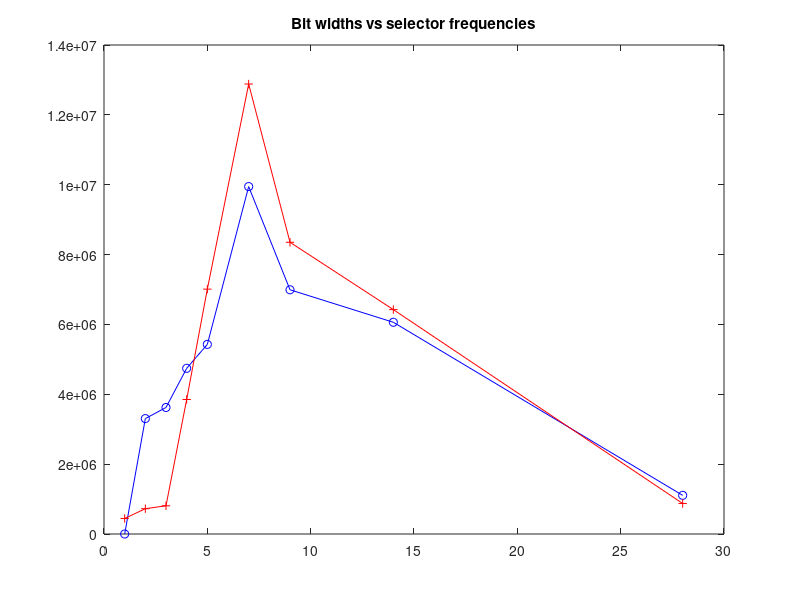

The MATLAB script that drew this image:

data = csvread('bitwidthvsselectorall.txt')
intbits = data(1:32, 1)
intbitfreqs = data(1:32, 2)
selectors = data(33:end, 1)
selectorfreqs = data(33:end, 2)


plot(intbits, intbitfreqs, 'bo-', selectors, selectorfreqs, 'r+-')
%ylabel('number of ints with x bits or number of words with x selector')
title('Bit widths vs selector frequencies')


%scale selector stats for number of ints in each word

scaledselectorfreqs = zeros(size(selectorfreqs))

scaledselectorfreqs(1) = selectorfreqs(1) * 28
scaledselectorfreqs(2) = selectorfreqs(2) * 14
scaledselectorfreqs(3) = selectorfreqs(3) * 9
scaledselectorfreqs(4) = selectorfreqs(4) * 7
scaledselectorfreqs(5) = selectorfreqs(5) * 5
scaledselectorfreqs(6) = selectorfreqs(6) * 4
scaledselectorfreqs(7) = selectorfreqs(7) * 3
scaledselectorfreqs(8) = selectorfreqs(8) * 2
scaledselectorfreqs(9) = selectorfreqs(9) * 1

intselector = zeros(size(selectors))
for i = 1:5
  intselector(i) = intbitfreqs(i)
end

intselector(6) = sum(intbitfreqs(6:7))
intselector(7) = sum(intbitfreqs(8:9))
intselector(8) = sum(intbitfreqs(10:14))
intselector(9) = sum(intbitfreqs(15:28))



%plot(intbits, intbitfreqs, 'bo-', selectors, selectorfreqs, 'r+-', ...
%selectors, scaledselectorfreqs, 'g*-')
%title('Bit widths vs selector frequencies')

plot(selectors, intselector, 'bo-', selectors, scaledselectorfreqs, 'r+-')
title('Bit widths vs selector frequencies')


%sanity check, this should be a positive number
sum(scaledselectorfreqs) - sum(intselector)
%and this one
sum(scaledselectorfreqs) - sum(intbitfreqs)
